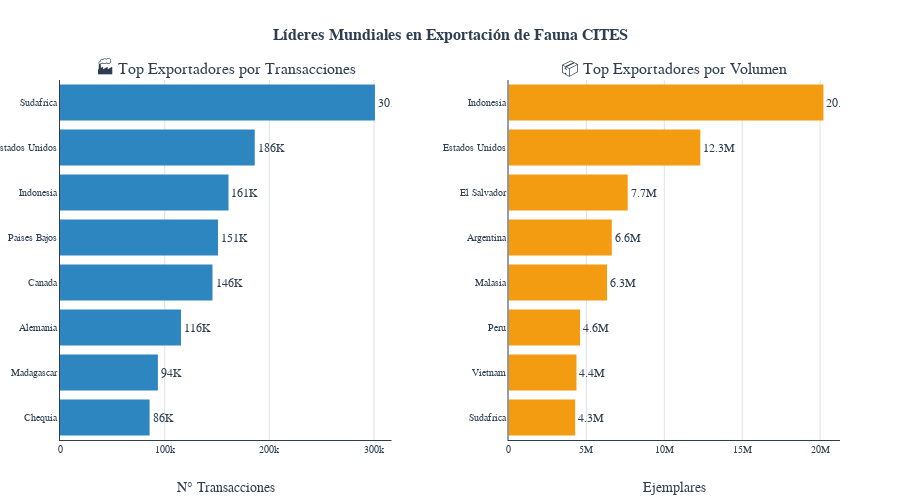
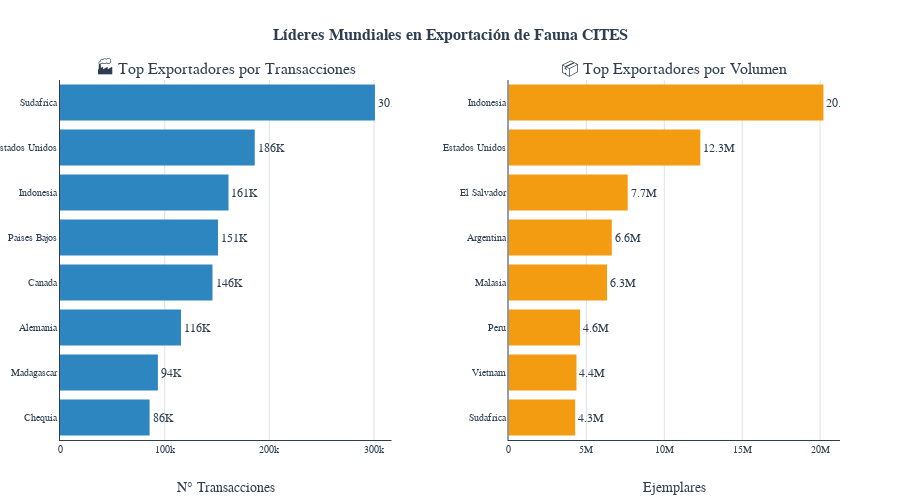
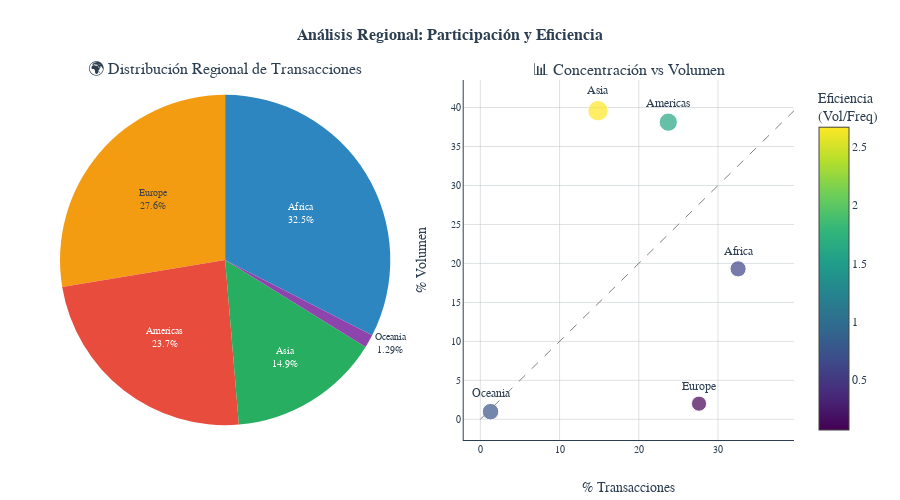
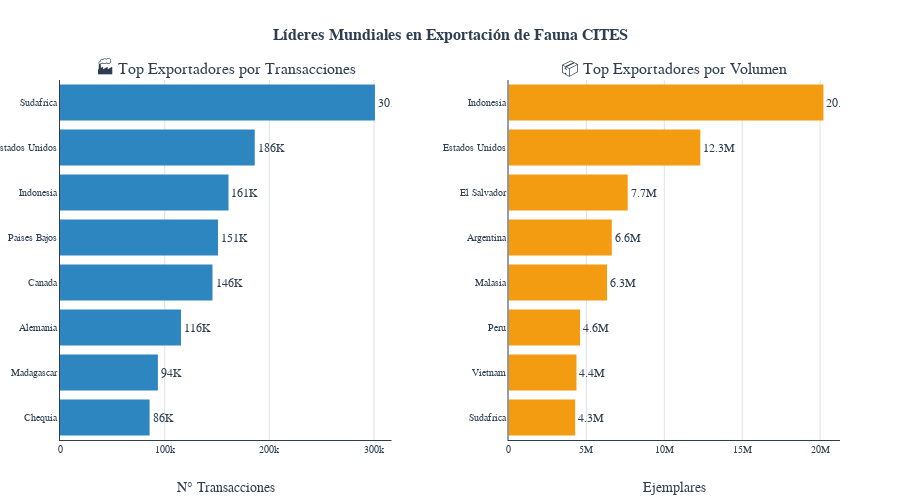

Notebook source saved alongside these figures, in order:
### Code cell
# =====================================================================================
# DASHBOARD 2: ANÁLISIS GEOGRÁFICO OPTIMIZADO PARA DIAPOSITIVAS
# =====================================================================================

def crear_dashboard_geografico_slides(datasets_analisis):
    """
    Dashboard geográfico optimizado para diapositivas: foco en los insights más importantes
    """
    
    df_completo = datasets_analisis["df_completo"]
    df_volumen = datasets_analisis["df_volumen"]
    
    print("🌍 DASHBOARD GEOGRÁFICO: PATRONES GLOBALES CITES")
    print("=" * 60)
    
    # Preparar datos TOP para visualización efectiva
    top_exportadores_freq = df_completo.groupby("Pais exportador").size().sort_values(ascending=False).head(8)
    top_exportadores_vol = df_volumen.groupby("Pais exportador")["Cantidad"].sum().sort_values(ascending=False).head(8)
    top_importadores_freq = df_completo.groupby("Pais importador").size().sort_values(ascending=False).head(8)
    
    # Análisis regional
    regiones_freq = df_completo.groupby("Region exportadora").size().sort_values(ascending=False)
    regiones_vol = df_volumen.groupby("Region exportadora")["Cantidad"].sum().sort_values(ascending=False)
    
    # =============================================================================
    # GRÁFICO 1: TOP EXPORTADORES - COMPARATIVA DUAL
    # =============================================================================
    
    fig1 = make_subplots(
        rows=1, cols=2,
        subplot_titles=("🏭 Top Exportadores por Transacciones", "📦 Top Exportadores por Volumen"),
        specs=[[{"type": "bar"}, {"type": "bar"}]],
        horizontal_spacing=0.15
    )
    
    # Top por frecuencia
    fig1.add_trace(
        go.Bar(
            y=top_exportadores_freq.index[::-1],  # Invertir para mejor lectura
            x=top_exportadores_freq.values[::-1],
            orientation='h',
            name="Transacciones",
            marker_color=SLIDE_COLORS["primary"],
            text=[format_number(x) for x in top_exportadores_freq.values[::-1]],
            textposition="outside",
            hovertemplate="<b>%{y}</b><br>Transacciones: %{x:,.0f}<extra></extra>"
        ),
        row=1, col=1
    )
    
    # Top por volumen
    fig1.add_trace(
        go.Bar(
            y=top_exportadores_vol.index[::-1],
            x=top_exportadores_vol.values[::-1],
            orientation='h',
            name="Volumen",
            marker_color=SLIDE_COLORS["secondary"],
            text=[format_number(x) for x in top_exportadores_vol.values[::-1]],
            textposition="outside",
            hovertemplate="<b>%{y}</b><br>Ejemplares: %{x:,.0f}<extra></extra>"
        ),
        row=1, col=2
    )
    
    fig1.update_layout(
        title="<b>Líderes Mundiales en Exportación de Fauna CITES</b>",
        height=500,
        showlegend=False,
        template="slide_template"
    )
    
    fig1.update_xaxes(title_text="N° Transacciones", row=1, col=1)
    fig1.update_xaxes(title_text="Ejemplares", row=1, col=2)
    
    fig1.show()
    
    # =============================================================================
    # GRÁFICO 2: DISTRIBUCIÓN REGIONAL CON MÉTRICAS CLAVE
    # =============================================================================
    
    fig2 = make_subplots(
        rows=1, cols=2,
        subplot_titles=("🌍 Distribución Regional de Transacciones", "📊 Concentración vs Volumen"),
        specs=[[{"type": "pie"}, {"type": "scatter"}]]
    )
    
    # Pie chart de regiones
    colors_regions = [SLIDE_COLORS["primary"], SLIDE_COLORS["secondary"], 
                     SLIDE_COLORS["accent"], SLIDE_COLORS["success"], 
                     SLIDE_COLORS["info"]][:len(regiones_freq)]
    
    fig2.add_trace(
        go.Pie(
            labels=regiones_freq.index,
            values=regiones_freq.values,
            marker_colors=colors_regions,
            textinfo="label+percent",
            textfont_size=10,
            hovertemplate="<b>%{label}</b><br>%{value:,.0f} transacciones<br>%{percent}<extra></extra>"
        ),
        row=1, col=1
    )
    
    # Scatter plot: Concentración vs Eficiencia
    regiones_comunes = set(regiones_freq.index) & set(regiones_vol.index)
    scatter_data = []
    
    for region in regiones_comunes:
        freq_pct = (regiones_freq[region] / regiones_freq.sum()) * 100
        vol_pct = (regiones_vol[region] / regiones_vol.sum()) * 100
        scatter_data.append({
            'region': region,
            'freq_pct': freq_pct,
            'vol_pct': vol_pct,
            'eficiencia': vol_pct / freq_pct if freq_pct > 0 else 0
        })
    
    scatter_df = pd.DataFrame(scatter_data)
    
    fig2.add_trace(
        go.Scatter(
            x=scatter_df['freq_pct'],
            y=scatter_df['vol_pct'],
            mode='markers+text',
            text=scatter_df['region'],
            textposition="top center",
            marker=dict(
                size=[15 + x*2 for x in scatter_df['eficiencia']],  # Tamaño por eficiencia
                color=scatter_df['eficiencia'],
                colorscale='Viridis',
                showscale=True,
                colorbar=dict(title="Eficiencia<br>(Vol/Freq)")
            ),
            hovertemplate="<b>%{text}</b><br>Transacciones: %{x:.1f}%<br>Volumen: %{y:.1f}%<extra></extra>"
        ),
        row=1, col=2
    )
    
    # Línea de referencia (eficiencia = 1)
    max_val = max(scatter_df['freq_pct'].max(), scatter_df['vol_pct'].max())
    fig2.add_trace(
        go.Scatter(
            x=[0, max_val],
            y=[0, max_val],
            mode='lines',
            line=dict(dash='dash', color='gray', width=1),
            name="Eficiencia = 1",
            showlegend=False
        ),
        row=1, col=2
    )
    
    fig2.update_layout(
        title="<b>Análisis Regional: Participación y Eficiencia</b>",
        height=500,
        template="slide_template",
        showlegend=False
    )
    
    fig2.update_xaxes(title_text="% Transacciones", row=1, col=2)
    fig2.update_yaxes(title_text="% Volumen", row=1, col=2)
    
    fig2.show()
    
    # =============================================================================
    # GRÁFICO 3: MATRIZ DE FLUJOS SIMPLIFICADA
    # =============================================================================
    
    # Crear matriz de flujos para top 5 regiones
    top5_exp = regiones_freq.head(5).index.tolist()
    top5_imp = df_completo.groupby("Region importadora").size().sort_values(ascending=False).head(5).index.tolist()
    
    # Filtrar y crear matriz
    df_flujos = df_completo[
        (df_completo["Region exportadora"].isin(top5_exp)) &
        (df_completo["Region importadora"].isin(top5_imp))
    ]
    
    matriz_flujos = pd.crosstab(
        df_flujos["Region exportadora"],
        df_flujos["Region importadora"],
        normalize='index'
    ).fillna(0)
    
    fig3 = go.Figure(data=go.Heatmap(
        z=matriz_flujos.values,
        x=matriz_flujos.columns,
        y=matriz_flujos.index,
        colorscale='RdYlBu_r',
        text=[[f"{val:.1%}" for val in row] for row in matriz_flujos.values],
        texttemplate="%{text}",
        textfont={"size": 11},
        hovertemplate="<b>%{y} → %{x}</b><br>%{z:.1%} del flujo<extra></extra>",
        colorbar=dict(title="% Flujo<br>Comercial")
    ))
    
    fig3.update_layout(
        title="<b>Matriz de Flujos Comerciales Regionales</b><br><span style='font-size:12px'>Top 5 Regiones Exportadoras vs Importadoras</span>",
        xaxis_title="Región Importadora",
        yaxis_title="Región Exportadora",
        height=450,
        template="slide_template"
    )
    
    fig3.show()
    
    # =============================================================================
    # INSIGHTS EJECUTIVOS PARA DIAPOSITIVAS
    # =============================================================================
    
    print("\n🎯 INSIGHTS GEOGRÁFICOS CLAVE:")
    print("─" * 50)
    
    # Liderazgo
    lider_freq = top_exportadores_freq.index[0]
    lider_vol = top_exportadores_vol.index[0]
    
    print(f"1. LIDERAZGO MUNDIAL:")
    print(f"   • Líder en transacciones: {lider_freq} ({format_number(top_exportadores_freq.iloc[0])})")
    print(f"   • Líder en volumen: {lider_vol} ({format_number(top_exportadores_vol.iloc[0])} ejemplares)")
    
    if lider_freq == lider_vol:
        print("   • ✅ Liderazgo CONSISTENTE")
    else:
        print("   • ⚠️ Liderazgo DIVERGENTE - diferentes estrategias")
    
    # Concentración regional
    region_dominante_freq = regiones_freq.index[0]
    concentracion_top3 = regiones_freq.head(3).sum() / regiones_freq.sum() * 100
    
    print(f"\n2. CONCENTRACIÓN REGIONAL:")
    print(f"   • Región dominante: {region_dominante_freq}")
    print(f"   • Participación: {regiones_freq.iloc[0] / regiones_freq.sum() * 100:.1f}%")
    print(f"   • Top 3 regiones: {concentracion_top3:.1f}% del total")
    
    # Eficiencia regional
    region_mas_eficiente = scatter_df.loc[scatter_df['eficiencia'].idxmax(), 'region']
    eficiencia_max = scatter_df['eficiencia'].max()
    
    print(f"\n3. EFICIENCIA COMERCIAL:")
    print(f"   • Región más eficiente: {region_mas_eficiente}")
    print(f"   • Ratio volumen/transacciones: {eficiencia_max:.1f}x")
    
    if eficiencia_max > 2:
        print("   • 📈 ALTO volumen por transacción")
    elif eficiencia_max > 1.5:
        print("   • ➡️ MODERADO volumen por transacción") 
    else:
        print("   • 📉 BAJO volumen por transacción")
    
    return {
        "top_exportadores_freq": top_exportadores_freq,
        "top_exportadores_vol": top_exportadores_vol,
        "regiones_freq": regiones_freq,
        "regiones_vol": regiones_vol,
        "matriz_flujos": matriz_flujos,
        "concentracion_regional": concentracion_top3,
        "eficiencia_data": scatter_df
    }

# Generar dashboard geográfico optimizado
print("🌍 Generando Dashboard Geográfico Optimizado para Diapositivas...")
geo_metrics = crear_dashboard_geografico_slides(datasets_analisis)

### Figure 1 — Plotly figure (JSON) as saved in the notebook; plotly's stock layout.template omitted (floating-point values rounded to 4 significant figures)
{"data": [{"hovertemplate": "<b>%{y}</b><br>Transacciones: %{x:,.0f}<extra></extra>", "marker": {"color": "#2E86C1"}, "name": "Transacciones", "orientation": "h", "text": ["86K", "94K", "116K", "146K", "151K", "161K", "186K", "301K"], "textposition": "outside", "type": "bar", "x": [85610, 93524, 115608, 145710, 150960, 160990, 186082, 300908], "xaxis": "x", "y": ["Chequia", "Madagascar", "Alemania", "Canada", "Paises Bajos", "Indonesia", "Estados Unidos", "Sudafrica"], "yaxis": "y"}, {"hovertemplate": "<b>%{y}</b><br>Ejemplares: %{x:,.0f}<extra></extra>", "marker": {"color": "#F39C12"}, "name": "Volumen", "orientation": "h", "text": ["4.3M", "4.4M", "4.6M", "6.3M", "6.6M", "7.7M", "12.3M", "20.2M"], "textposition": "outside", "type": "bar", "x": [4278000.0, 4362000.0, 4591000.0, 6324000.0, 6628000.0, 7651000.0, 12310000.0, 20210000.0], "xaxis": "x2", "y": ["Sudafrica", "Vietnam", "Peru", "Malasia", "Argentina", "El Salvador", "Estados Unidos", "Indonesia"], "yaxis": "y2"}], "layout": {"annotations": [{"font": {"size": 16}, "showarrow": false, "text": "🏭 Top Exportadores por Transacciones", "x": 0.2125, "xanchor": "center", "xref": "paper", "y": 1, "yanchor": "bottom", "yref": "paper"}, {"font": {"size": 16}, "showarrow": false, "text": "📦 Top Exportadores por Volumen", "x": 0.7875, "xanchor": "center", "xref": "paper", "y": 1, "yanchor": "bottom", "yref": "paper"}], "height": 500, "showlegend": false, "title": {"text": "<b>Líderes Mundiales en Exportación de Fauna CITES</b>"}, "xaxis": {"anchor": "y", "domain": [0, 0.425], "title": {"text": "N° Transacciones"}}, "xaxis2": {"anchor": "y2", "domain": [0.575, 1], "title": {"text": "Ejemplares"}}, "yaxis": {"anchor": "x", "domain": [0, 1]}, "yaxis2": {"anchor": "x2", "domain": [0, 1]}}}

### Figure 2 — Plotly figure (JSON) as saved in the notebook; plotly's stock layout.template omitted (floating-point values rounded to 4 significant figures)
{"data": [{"hovertemplate": "<b>%{y}</b><br>Transacciones: %{x:,.0f}<extra></extra>", "marker": {"color": "#2E86C1"}, "name": "Transacciones", "orientation": "h", "text": ["86K", "94K", "116K", "146K", "151K", "161K", "186K", "301K"], "textposition": "outside", "type": "bar", "x": [85610, 93524, 115608, 145710, 150960, 160990, 186082, 300908], "xaxis": "x", "y": ["Chequia", "Madagascar", "Alemania", "Canada", "Paises Bajos", "Indonesia", "Estados Unidos", "Sudafrica"], "yaxis": "y"}, {"hovertemplate": "<b>%{y}</b><br>Ejemplares: %{x:,.0f}<extra></extra>", "marker": {"color": "#F39C12"}, "name": "Volumen", "orientation": "h", "text": ["4.3M", "4.4M", "4.6M", "6.3M", "6.6M", "7.7M", "12.3M", "20.2M"], "textposition": "outside", "type": "bar", "x": [4278000.0, 4362000.0, 4591000.0, 6324000.0, 6628000.0, 7651000.0, 12310000.0, 20210000.0], "xaxis": "x2", "y": ["Sudafrica", "Vietnam", "Peru", "Malasia", "Argentina", "El Salvador", "Estados Unidos", "Indonesia"], "yaxis": "y2"}], "layout": {"annotations": [{"font": {"size": 16}, "showarrow": false, "text": "🏭 Top Exportadores por Transacciones", "x": 0.2125, "xanchor": "center", "xref": "paper", "y": 1, "yanchor": "bottom", "yref": "paper"}, {"font": {"size": 16}, "showarrow": false, "text": "📦 Top Exportadores por Volumen", "x": 0.7875, "xanchor": "center", "xref": "paper", "y": 1, "yanchor": "bottom", "yref": "paper"}], "height": 500, "showlegend": false, "title": {"text": "<b>Líderes Mundiales en Exportación de Fauna CITES</b>"}, "xaxis": {"anchor": "y", "domain": [0, 0.425], "title": {"text": "N° Transacciones"}}, "xaxis2": {"anchor": "y2", "domain": [0.575, 1], "title": {"text": "Ejemplares"}}, "yaxis": {"anchor": "x", "domain": [0, 1]}, "yaxis2": {"anchor": "x2", "domain": [0, 1]}}}

### Figure 3 — Plotly figure (JSON) as saved in the notebook; plotly's stock layout.template omitted (floating-point values rounded to 4 significant figures)
{"data": [{"domain": {"x": [0, 0.45], "y": [0, 1]}, "hovertemplate": "<b>%{label}</b><br>%{value:,.0f} transacciones<br>%{percent}<extra></extra>", "labels": ["Africa", "Europe", "Americas", "Asia", "Oceania"], "marker": {"colors": ["#2E86C1", "#F39C12", "#E74C3C", "#27AE60", "#8E44AD"]}, "textfont": {"size": 10}, "textinfo": "label+percent", "type": "pie", "values": [914360, 775783, 666778, 417450, 36226]}, {"hovertemplate": "<b>%{text}</b><br>Transacciones: %{x:.1f}%<br>Volumen: %{y:.1f}%<extra></extra>", "marker": {"color": [2.666, 0.07271, 0.5933, 1.607, 0.7602], "colorbar": {"title": {"text": "Eficiencia<br>(Vol/Freq)"}}, "colorscale": [[0, "#440154"], [0.1111, "#482878"], [0.2222, "#3e4989"], [0.3333, "#31688e"], [0.4444, "#26828e"], [0.5556, "#1f9e89"], [0.6667, "#35b779"], [0.7778, "#6ece58"], [0.8889, "#b5de2b"], [1, "#fde725"]], "showscale": true, "size": [20.33, 15.15, 16.19, 18.21, 16.52]}, "mode": "markers+text", "text": ["Asia", "Europe", "Africa", "Americas", "Oceania"], "textposition": "top center", "type": "scatter", "x": [14.85, 27.6, 32.53, 23.72, 1.289], "xaxis": "x", "y": [39.59, 2.007, 19.3, 38.12, 0.9799], "yaxis": "y"}, {"line": {"color": "gray", "dash": "dash", "width": 1}, "mode": "lines", "name": "Eficiencia = 1", "showlegend": false, "type": "scatter", "x": [0, 39.59], "xaxis": "x", "y": [0, 39.59], "yaxis": "y"}], "layout": {"annotations": [{"font": {"size": 16}, "showarrow": false, "text": "🌍 Distribución Regional de Transacciones", "x": 0.225, "xanchor": "center", "xref": "paper", "y": 1, "yanchor": "bottom", "yref": "paper"}, {"font": {"size": 16}, "showarrow": false, "text": "📊 Concentración vs Volumen", "x": 0.775, "xanchor": "center", "xref": "paper", "y": 1, "yanchor": "bottom", "yref": "paper"}], "height": 500, "showlegend": false, "title": {"text": "<b>Análisis Regional: Participación y Eficiencia</b>"}, "xaxis": {"anchor": "y", "domain": [0.55, 1], "title": {"text": "% Transacciones"}}, "yaxis": {"anchor": "x", "domain": [0, 1], "title": {"text": "% Volumen"}}}}

### Figure 4 — Plotly figure (JSON) as saved in the notebook; plotly's stock layout.template omitted (floating-point values rounded to 4 significant figures)
{"data": [{"hovertemplate": "<b>%{y}</b><br>Transacciones: %{x:,.0f}<extra></extra>", "marker": {"color": "#2E86C1"}, "name": "Transacciones", "orientation": "h", "text": ["86K", "94K", "116K", "146K", "151K", "161K", "186K", "301K"], "textposition": "outside", "type": "bar", "x": [85610, 93524, 115608, 145710, 150960, 160990, 186082, 300908], "xaxis": "x", "y": ["Chequia", "Madagascar", "Alemania", "Canada", "Paises Bajos", "Indonesia", "Estados Unidos", "Sudafrica"], "yaxis": "y"}, {"hovertemplate": "<b>%{y}</b><br>Ejemplares: %{x:,.0f}<extra></extra>", "marker": {"color": "#F39C12"}, "name": "Volumen", "orientation": "h", "text": ["4.3M", "4.4M", "4.6M", "6.3M", "6.6M", "7.7M", "12.3M", "20.2M"], "textposition": "outside", "type": "bar", "x": [4278000.0, 4362000.0, 4591000.0, 6324000.0, 6628000.0, 7651000.0, 12310000.0, 20210000.0], "xaxis": "x2", "y": ["Sudafrica", "Vietnam", "Peru", "Malasia", "Argentina", "El Salvador", "Estados Unidos", "Indonesia"], "yaxis": "y2"}], "layout": {"annotations": [{"font": {"size": 16}, "showarrow": false, "text": "🏭 Top Exportadores por Transacciones", "x": 0.2125, "xanchor": "center", "xref": "paper", "y": 1, "yanchor": "bottom", "yref": "paper"}, {"font": {"size": 16}, "showarrow": false, "text": "📦 Top Exportadores por Volumen", "x": 0.7875, "xanchor": "center", "xref": "paper", "y": 1, "yanchor": "bottom", "yref": "paper"}], "height": 500, "showlegend": false, "title": {"text": "<b>Líderes Mundiales en Exportación de Fauna CITES</b>"}, "xaxis": {"anchor": "y", "domain": [0, 0.425], "title": {"text": "N° Transacciones"}}, "xaxis2": {"anchor": "y2", "domain": [0.575, 1], "title": {"text": "Ejemplares"}}, "yaxis": {"anchor": "x", "domain": [0, 1]}, "yaxis2": {"anchor": "x2", "domain": [0, 1]}}}
